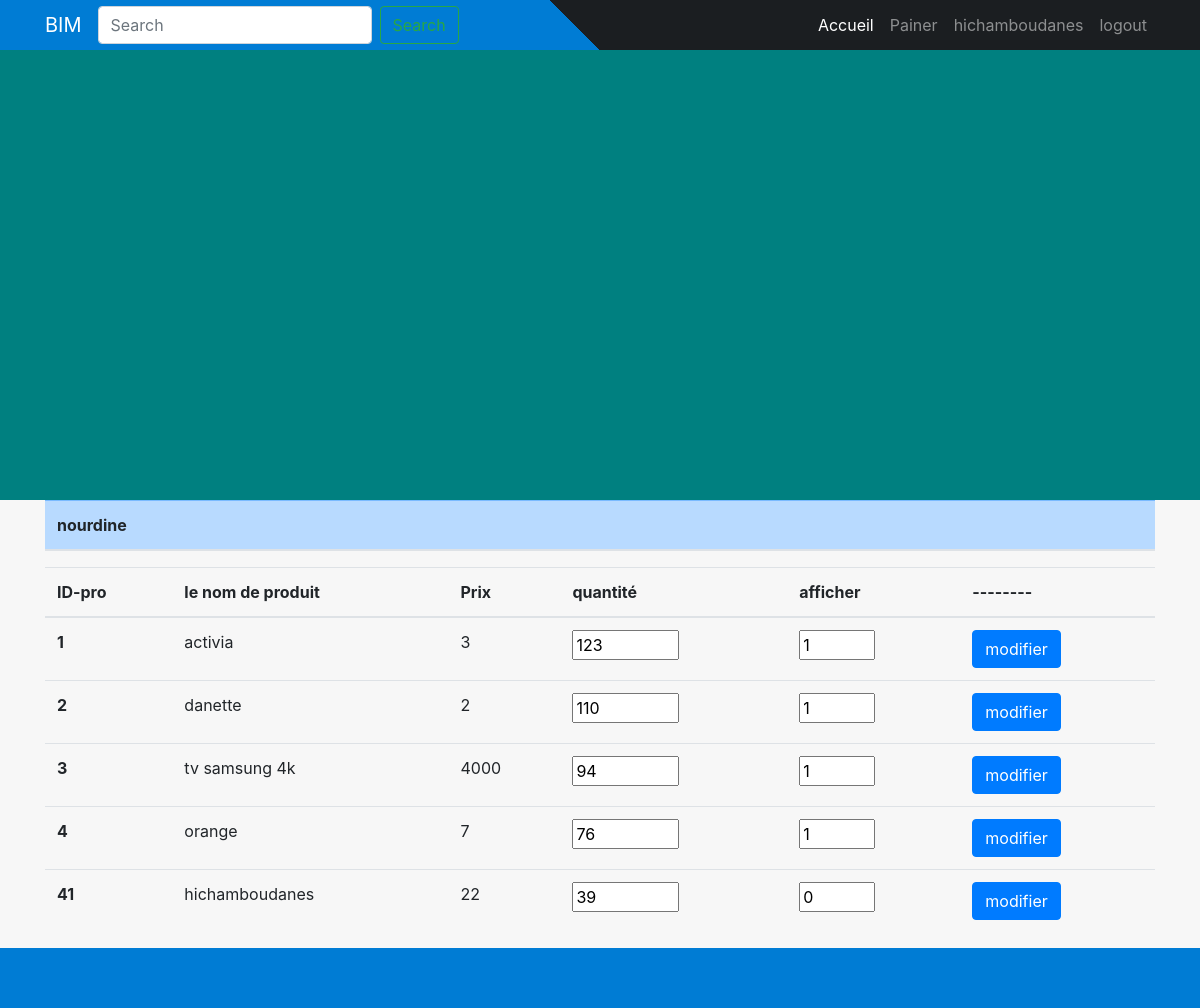
Screenshot of /gestionner.php (signed in) with the database file from the repository.
### tables this page shows
CREATE TABLE IF NOT EXISTS `user` (
  `id_user` int(10) unsigned NOT NULL AUTO_INCREMENT,
  `username` varchar(50) NOT NULL,
  `email` varchar(50) NOT NULL,
  `pass` varchar(50) NOT NULL,
  `idrole` int(10) unsigned NOT NULL,
  PRIMARY KEY (`id_user`) USING BTREE,
  KEY `id_role` (`idrole`) USING BTREE,
  CONSTRAINT `FK_user_role` FOREIGN KEY (`idrole`) REFERENCES `role` (`id_role`)
);

CREATE TABLE IF NOT EXISTS `produit` (
  `ID_pro` int(10) unsigned NOT NULL AUTO_INCREMENT,
  `nom` varchar(50) DEFAULT NULL,
  `Qte` int(11) DEFAULT NULL,
  `id_ad` int(11) unsigned NOT NULL,
  `id_ca` int(11) unsigned NOT NULL,
  `prix` int(11) unsigned NOT NULL,
  `img` varchar(50) DEFAULT NULL,
  `visible` int(2) unsigned NOT NULL DEFAULT 1,
  PRIMARY KEY (`ID_pro`),
  KEY `FK_AJOUTE` (`id_ad`),
  KEY `id_ca` (`id_ca`),
  CONSTRAINT `FK_produit_categorie` FOREIGN KEY (`id_ca`) REFERENCES `categorie` (`id_cat`),
  CONSTRAINT `FK_produit_user` FOREIGN KEY (`id_ad`) REFERENCES `user` (`id_user`)
);

### gestionner.php (the view, shortened to what this page needs)
<?php include('server.php')?>
<!doctype html>
<html lang="en">
  <head>
    <link rel="stylesheet" href="https://stackpath.bootstrapcdn.com/bootstrap/4.5.0/css/bootstrap.min.css">
    <link rel="stylesheet" href="./style.css">
  </head>
<body>
<?php include('header.php') ?>
<?php
$user = "SELECT * FROM user where idrole='2'" ;
$resultuser = $conn->query($user);
if ($resultuser->num_rows > 0) {
  while($rowuser = $resultuser->fetch_assoc()) {
     echo   "<div class='container'>
             <table class='table'>
               <thead class='table-primary'>
                 <tr>
                   <th scope='col  '>" . $rowuser["username"] . "</th>
                 </tr>
            </thead>
             </div>
                       <div class='container'>
              <table class='table table-hover'>
              <thead>
                <tr>
                  <th scope='col'>ID-pro</th>
                  <th scope='col'>le nom de produit</th>
                  <th scope='col'>Prix</th>
                  <th scope='col'>quantité</th>
                  <th scope='col'>afficher</th>
                  <th scope='col'>--------</th>
                </tr>
              </thead>
              <tbody>";
              $pro = "SELECT * FROM produit";
              $resultpro = $conn->query($pro);
              if ($resultpro->num_rows > 0) {
                while($rowpro = $resultpro->fetch_assoc()) {
                    echo   "<tr>
                    <form action='gest.php' method='GET'>
                    <input type='number' class='d-none' name='ID_pro' value='" . $rowpro["ID_pro"] . "'>
                    <input type='number' class='d-none' name='id_ad' value='" . $rowpro["id_ad"] . "'>
                    <th scope='row'>" . $rowpro["ID_pro"] . "</th>
                    <td>" . $rowpro["nom"] . "</td>
                    <td>" . $rowpro["prix"] . "</td>
                    <td ><input type='number'  name='qantite' min='0' max='1000' value='" . $rowpro["Qte"] . "'></td>
                    <td ><input type='number'  name='afficher' min='0' max='1' value='" . $rowpro["visible"] . "'></label></td>
                    <td ><input type='submit' class='btn btn-primary' value='modifier'></td>
                    </form>
                  </tr>";
                 }
              }
      echo" </tbody>
              </table>
            </div>"  ;
   }
}
?>
<?php include('footer.php') ?>
  </body>
</html>

### style.css (style rules this page uses)
body { margin: 0; font-family: -apple-system,BlinkMacSystemFont,"Segoe UI",Roboto,"Helvetica Neue",Arial,sans-serif; font-size: 1rem; font-weight: 400; line-height: 1.5; color: #212529; background-color: #f7f7f7; }

### rows the page displays
user: username "nourdine"
produit: ID_pro "1", nom "activia", prix "3", qantite "123", afficher "1"
produit: ID_pro "2", nom "danette", prix "2", qantite "110", afficher "1"
produit: ID_pro "3", nom "tv samsung 4k", prix "4000", qantite "94", afficher "1"
produit: ID_pro "4", nom "orange", prix "7", qantite "76", afficher "1"
produit: ID_pro "41", nom "hichamboudanes", prix "22", qantite "39", afficher "0"

### other values shown
$_SESSION['username'] "hichamboudanes"
